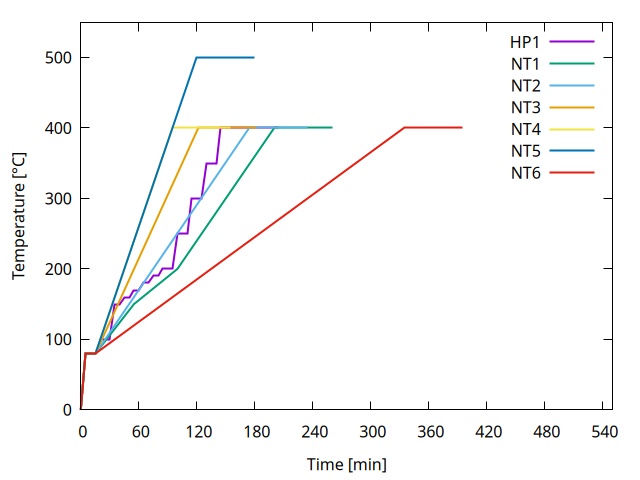

Recreate this plot in gnuplot.
#!/bin/envs gnuplot 

svgout="hp1.svg"
pngout="hp1.png"

infile="hp1.csv"
width=2
set xlabel "Time [min]"
set ylabel "Temperature [°C]"
set xrange [0:550]
set yrange [0:550]
set xtics 0,60

set term svg
set out "hp1.svg"

plot infile u 3:1 w l lw width t "HP1" ,\
	infile u 4:1 w l lw width t "NT1"	,\
	infile u 5:1 w l lw width t "NT2" ,\
	infile u 6:1 w l lw width t "NT3" ,\
	infile u 7:1 w l lw width t "NT4" ,\
	infile u 8:1 w l lw width t "NT5" ,\
	infile u 9:1 w l lw width t "NT6"

set term pngcairo
set out "hp1.png"

plot infile u 3:1 w l lw width t "HP1" ,\
	infile u 4:1 w l lw width t "NT1"	,\
	infile u 5:1 w l lw width t "NT2" ,\
	infile u 6:1 w l lw width t "NT3" ,\
	infile u 7:1 w l lw width t "NT4" ,\
	infile u 8:1 w l lw width t "NT5" ,\
	infile u 9:1 w l lw width t "NT6"
#pause -1
